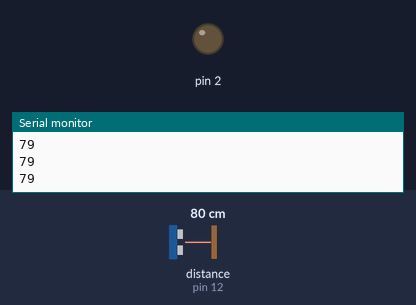
A sketch run on a simulated Arduino Uno, built with avr-gcc and run on an emulated ATmega328P. Parts: output pins drawn as LEDs (lit = HIGH), the last lines printed to the serial monitor. Wiring (inferred from the names in the program): ultrasonic range finder: trigger pin 13; echo pin 12. Inputs (shaded band) come from the test bench; at power-on: distance to the obstacle (sensor on pin 12) 80 cm. The echo pulse lasts 58.3 µs per cm; pins used as bus, display or sensor lines are not drawn.

Above: at 1.3 s.
1.4 s: distance to the obstacle (sensor on pin 12) set to 23 cm
2.9 s: distance to the obstacle (sensor on pin 12) set to 18 cm
At 4.0 s:
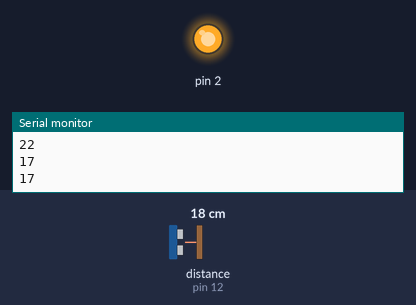
4.5 s: distance to the obstacle (sensor on pin 12) set to 35 cm
At 5.5 s:
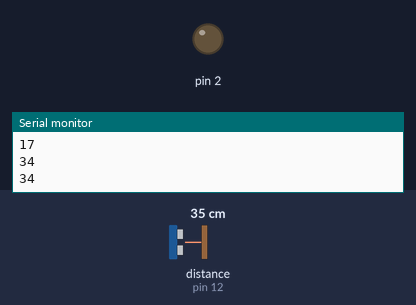
6.0 s: distance to the obstacle (sensor on pin 12) set to 2 cm
At 7.0 s:
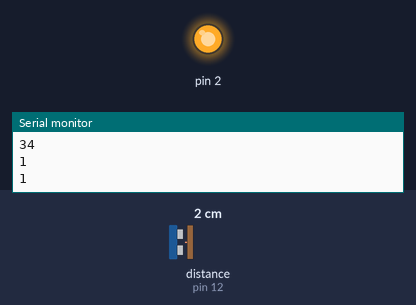
Timing chart, 0 to 8.5 s (numbered marks = the images above; inputs shaded):
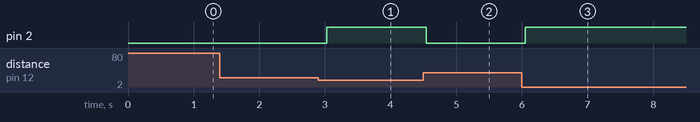

Measured:
- the behaviour switches between 21 and 20 cm on distance to the obstacle (sensor on pin 12) (found by bisection; images 0 and 1)
- after the input at 2.9 s, pin 2: LOW → HIGH after 0.13 s
- after the input at 4.5 s, pin 2: HIGH → LOW at once
- after the input at 6.0 s, pin 2: LOW → HIGH after 0.05 s

The sketch:

UltraSonic_Sensor.ino
```cpp
#define Echopin 12
#define Trigpin 13
void setup() {
  // put your setup code here, to run once:
  pinMode(Echopin, INPUT);
  pinMode(Trigpin, OUTPUT);
  pinMode(2, OUTPUT);

  Serial.begin(9600);

}
void loop() {
  // put your main code here, to run repeatedly:
  int duration,distance;
  digitalWrite(Trigpin,HIGH);
  delay(1);
  digitalWrite(Trigpin,LOW);

  duration= pulseIn(Echopin, HIGH);

  distance=(duration/2)*(1/29.1);
  if(distance<20){
    digitalWrite(2,HIGH);
  }
  else{
    digitalWrite(2,LOW);
  }

  Serial.println(distance);
  delay(500);
}
```
